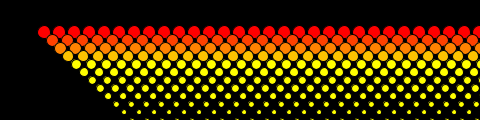
Frame 1 (no input)
Frame 60 (the mouse pressed at the canvas centre just before this capture): identical to frame 1, image omitted
Frame 120 (the mouse held since frame 60 and released just before this capture): identical to frame 1, image omitted

The Processing sketch that drew this single still picture (run headless with seeded random() and noise(); from frame 60 on, the mouse is pressed at the canvas centre):

// Processing sketch: Example_4_13___Halftone_Dots
// ── Example_4_13___Halftone_Dots.pde
void setup() {
  size(480, 120); 
}

void draw() {

  background(0);
  int g = 0;
  for (int y = 32; y <= height; y += 8) {
    for (int x = 12; x <= width; x += 15) {
      fill(255, g, 0); // Red
      ellipse(x + y, y, 16-y/10, 16 - y/10);
    }
    g += 65;
  }

}
